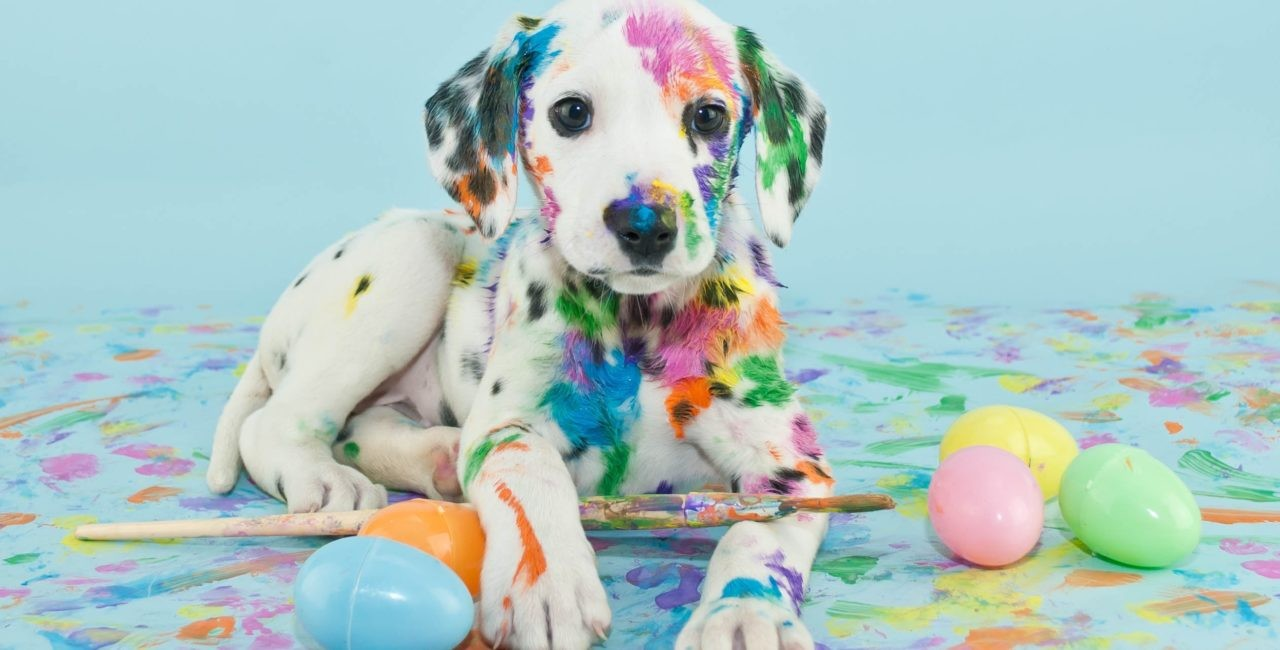
#> input picture 2374802010470_NguyenThanhThien_th3/hinh1.jpg, 1280 x 650 px, found by its file name
$ jupyter execute ImageDetectionFace.ipynb
#> lines starting #> are read from the running program, lines starting #| are printed output that depends on the picture
[cell 1]
import cv2
import matplotlib.pyplot as Thien

img = cv2.imread('hinh1.jpg')
#> img is the input picture: shape (650, 1280, 3); mean B, G, R 195.5, 197.6, 172.9

img_gray = cv2.cvtColor(img, cv2.COLOR_BGR2GRAY)
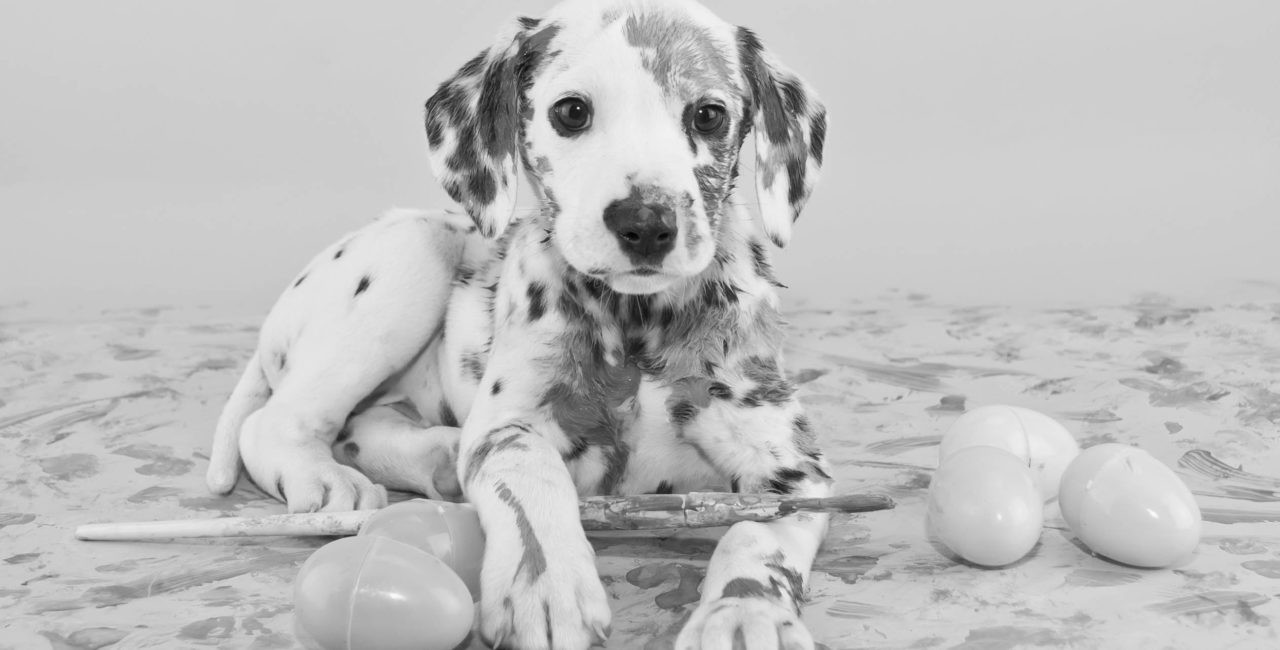
#> img_gray: shape (650, 1280); min 0, max 251, mean 190
img_rgb = cv2.cvtColor(img, cv2.COLOR_BGR2RGB)

Thien.imshow(img_rgb)
Thien.title("Original Image")
Thien.axis('off')

[cell 2]
face_cascade = cv2.CascadeClassifier('haarcascade_frontalface_default.xml')

faces = face_cascade.detectMultiScale(img_gray, 1.3, 5)
#> faces = ()

img_face = img_rgb.copy()

for (x, y, w, h) in faces:
    cv2.rectangle(img_face, (x,y), (x+w,y+h), (255,0,0), 3)
#> this loop made 0 passes

Thien.imshow(img_face)
Thien.title("Face Detection")
Thien.axis('off')

[cell 3]
eye_cascade = cv2.CascadeClassifier('haarcascade_eye.xml')

eyes = eye_cascade.detectMultiScale(img_gray, 1.3, 5)
#> eyes = [[537, 83, 63, 63], [762, 488, 44, 44]]

img_eye = img_rgb.copy()

for (x, y, w, h) in eyes:
    cv2.rectangle(img_eye, (x,y), (x+w,y+h), (0,255,0), 2)
#> this loop made 2 passes
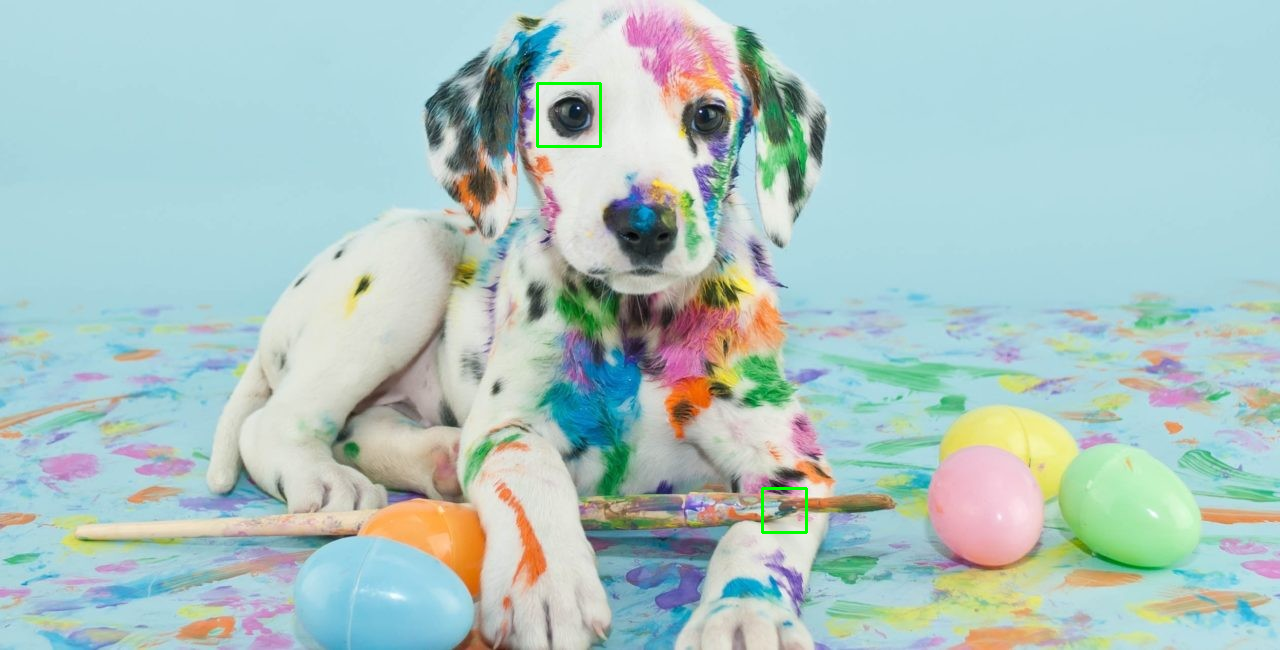
#> img_eye: shape (650, 1280, 3); mean R, G, B 172.6, 197.7, 195.2

Thien.imshow(img_eye)
Thien.title("Eye Detection")
Thien.axis('off')

[cell 4]
smile_cascade = cv2.CascadeClassifier('haarcascade_smile.xml')

smiles = smile_cascade.detectMultiScale(img_gray, 1.7, 20)
#> smiles = [[907, 345, 177, 88]]

img_smile = img_rgb.copy()

for (x, y, w, h) in smiles:
    cv2.rectangle(img_smile, (x,y), (x+w,y+h), (255,255,0), 2)
#> this loop made 1 pass
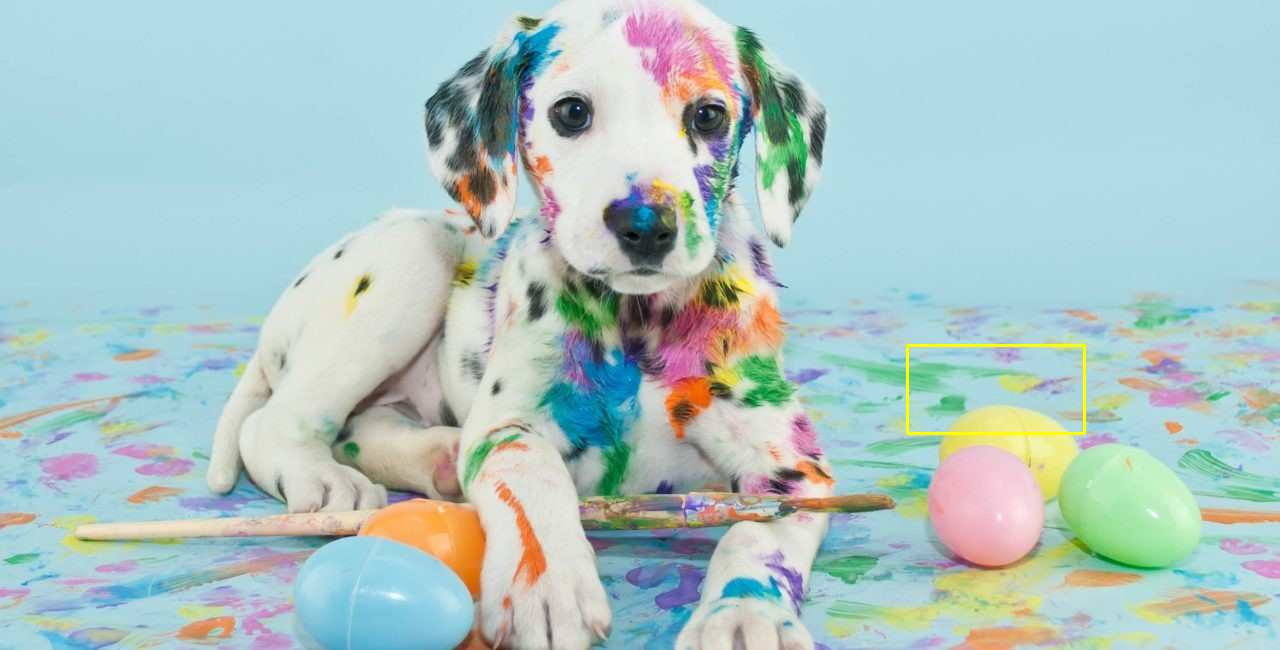
#> img_smile: shape (650, 1280, 3); mean R, G, B 173.1, 197.7, 195.1

Thien.imshow(img_smile)
Thien.title("Smile Detection")
Thien.axis('off')
